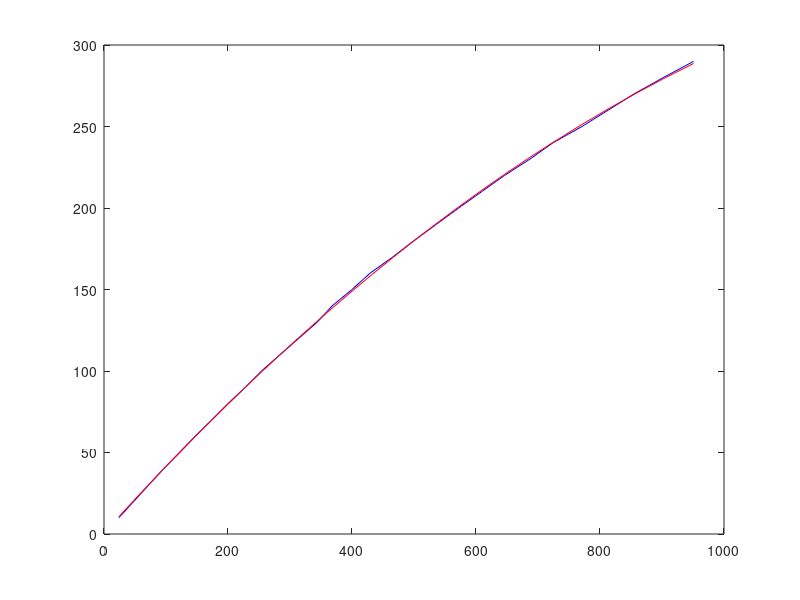

MATLAB code to generate this figure:
% interpolation of image coordinates to 3D using img01.jpg

x_pxl = [24, 48, 72, 96, 122, 147, 174, 200, 228, 254, ...
    284, 314, 344, 368, 400, 429, 466, 500, 536, 572, ...
    609, 646, 687, 724, 771, 813, 855, 902, 951];           % [pxl]
y_mm = [10:10:290];                                         % [mm] distance from top of image

P = polyfit(x_pxl, y_mm, 2)

figure;
plot(x_pxl, y_mm, 'b', x_pxl, polyval(P, x_pxl), 'r');
